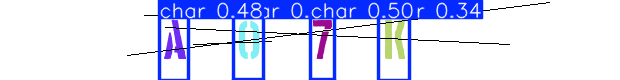
#> input picture inference/inference_001_a07k-0.png, 620 x 80 px
$ python wavelet_visual.py ../inference out
#> lines starting #> are read from the running program, lines starting #| are printed output that depends on the picture
import os
import cv2
import pywt
import numpy as np
import argparse
import matplotlib
matplotlib.use("Agg")   # use non-GUI backend for speed
import matplotlib.pyplot as plt

plt.ioff()  # disable interactive mode for faster saving

# list of wavelets to apply
wavelets = ["haar", "db2", "sym2"]
max_level = 3 # number of decomposition levels

def extract_wavelet_features(arr):
    arr_abs = np.abs(arr)
    return {
        "mean": np.mean(arr),
        "std": np.std(arr),
        "energy": np.sum(np.square(arr)),
        "entropy": -np.sum(np.where(arr_abs > 0, arr_abs * np.log2(arr_abs + 1e-12), 0)),
        "min": np.min(arr),
        "max": np.max(arr),
    }


def wavelet_features(img, wavelet, levels=max_level):
    coeffs = pywt.wavedec2(img, wavelet, level=levels)
    features = {}
    subband_images = []
    for lvl, coeff in enumerate(coeffs):
        if lvl == 0:
            LL = coeff
            stats = extract_wavelet_features(LL)
            for k, v in stats.items():
                features[f"{wavelet}_L{lvl}_LL_{k}"] = v
            subband_images.append(LL)
        else:
            LH, HL, HH = coeff
            subbands = {"LH": LH, "HL": HL, "HH": HH}
            for name, band in subbands.items():
                stats = extract_wavelet_features(band)
                for k, v in stats.items():
                    features[f"{wavelet}_L{lvl}_{name}_{k}"] = v

            # combine subbands for visualization
            top = np.hstack((LH, HL))
            bottom = np.hstack((HH, np.zeros_like(HH)))
            combined = np.vstack((top, bottom))
            subband_images.append(combined)

    return features, subband_images


# function to get wavelet-transformed image
def wavelet_image(img, wavelet):
    coeffs2 = pywt.dwt2(img, wavelet)
    LL, (LH, HL, HH) = coeffs2
    # merge subbands into one visualization image
    top = np.hstack((LL, LH))
    bottom = np.hstack((HL, HH))
    combined = np.vstack((top, bottom))
    combined = cv2.resize(combined, (img.shape[1], img.shape[0]))
    return np.uint8(255 * (combined - combined.min()) / (np.ptp(combined) + 1e-8))

if __name__ == "__main__":
    # read input and output directories from the user
    parser = argparse.ArgumentParser(description="Apply wavelet transforms to images in a folder.")
    parser.add_argument("input_folder", type=str, help="Path to the input folder containing images.")
    parser.add_argument("output_folder", type=str, help="Path to the output folder to save transformed images.")
    args = parser.parse_args()
    input_root = args.input_folder
    output_root = args.output_folder

    labeled_root = os.path.join(output_root, "labeled")
    non_labeled_root = os.path.join(output_root, "non-labeled")
    feature_file = os.path.join(output_root, "wavelet_features.csv")
    os.makedirs(labeled_root, exist_ok=True)
    os.makedirs(non_labeled_root, exist_ok=True)

    img_count = 0
    all_features = []

    for root, dirs, files in os.walk(input_root):
        rel_path = os.path.relpath(root, input_root)
        labeled_dir = os.path.join(labeled_root, rel_path)
        non_labeled_dir = os.path.join(non_labeled_root, rel_path)
        os.makedirs(labeled_dir, exist_ok=True)
        os.makedirs(non_labeled_dir, exist_ok=True)

        for fname in files:
            if not fname.lower().endswith((".png", ".jpg", ".jpeg", ".bmp")):
                continue
            in_path = os.path.join(root, fname)
            img = cv2.imread(in_path, cv2.IMREAD_GRAYSCALE)
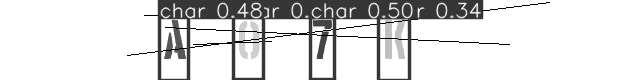
#> img: shape (80, 620); min 0, max 255, mean 218.2
            if img is None:
                continue

            img_features = {"filename": fname}
            transformed_all = []

            # collect individual subband images for detailed visualization
            all_subband_images = []
            all_subband_titles = []

            # process each wavelet
            for w in wavelets:
                feats, subband_imgs = wavelet_features(img, w, levels=max_level)
                img_features.update(feats)

                # collect individual subbands for this wavelet
                wavelet_subbands = []
                wavelet_titles = []

                # Get individual subbands from the coefficients
                coeffs = pywt.wavedec2(img, w, level=max_level)
                for lvl, coeff in enumerate(coeffs):
                    if lvl == 0:
                        # LL subband (approximation)
                        LL = coeff
                        LL_norm = np.uint8(255 * (LL - LL.min()) / (np.ptp(LL) + 1e-8))
                        wavelet_subbands.append(LL_norm)
                        wavelet_titles.append(f"{w} L{lvl} LL")
                    else:
                        # Detail subbands
                        LH, HL, HH = coeff
                        for name, band in [("LH", LH), ("HL", HL), ("HH", HH)]:
                            band_norm = np.uint8(255 * (band - band.min()) / (np.ptp(band) + 1e-8))
                            wavelet_subbands.append(band_norm)
                            wavelet_titles.append(f"{w} L{lvl} {name}")

                all_subband_images.append(wavelet_subbands)
                all_subband_titles.append(wavelet_titles)

                # stack all level images vertically for visualization (for non-labeled output)
                vis_bands = []
                for sb in subband_imgs:
                    sb_norm = np.uint8(255 * (sb - sb.min()) / (np.ptp(sb) + 1e-8))
                    sb_resized = cv2.resize(sb_norm, (img.shape[1], img.shape[0]))  # match original height
                    vis_bands.append(sb_resized)
                combined_wavelet = np.vstack(vis_bands)

                # **Resize combined_wavelet to original height**
                combined_wavelet_resized = cv2.resize(combined_wavelet, (img.shape[1], img.shape[0]))
                transformed_all.append(combined_wavelet_resized)
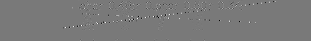
#> band: shape (41, 311) float64; min -168.9, max 184.6, mean 0; drawn with min black and max white
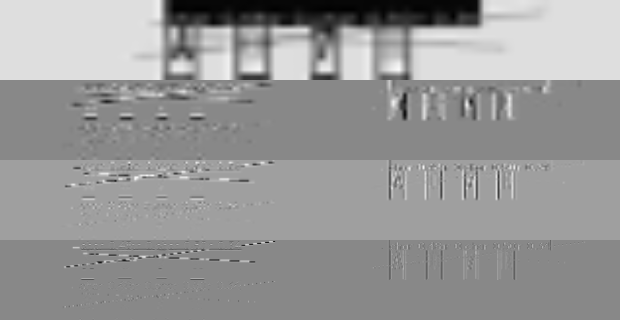
#> combined_wavelet: shape (320, 620); min 1, max 251, mean 151.4
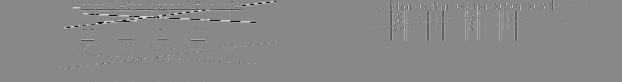
#> sb: shape (82, 622) float64; min -345.2, max 298.5, mean -0.2; drawn with min black and max white
#> after the loop, all_subband_images = 3 items; all_subband_titles = 3 items; img_features = 181 items; transformed_all = 3 items

            all_features.append(img_features)

            combined = np.hstack([img] + transformed_all)
            out_path = os.path.join(non_labeled_dir, fname)
            cv2.imwrite(out_path, combined)

            # labeled visualization for first few images
            if img_count < 5:
                # Calculate grid dimensions
                max_cols = 5

                # Prepare all images to display
                display_images = []
                display_titles = []

                # First row: original image (centered)
                display_images.append([img])
                display_titles.append(["Original"])

                # Add wavelet subbands row by row
                for wavelet_idx, (subbands, titles) in enumerate(zip(all_subband_images, all_subband_titles)):
                    # Split subbands into rows of max 8 columns
                    for i in range(0, len(subbands), max_cols):
                        row_images = subbands[i:i+max_cols]
                        row_titles = titles[i:i+max_cols]
                        display_images.append(row_images)
                        display_titles.append(row_titles)
#> this loop made 3 passes
#> after the loop, display_images = 7 items; display_titles = 7 items

                # Calculate total rows and max columns needed
                total_rows = len(display_images)
#> total_rows = 7
                max_cols_actual = max(len(row) for row in display_images)
#> max_cols_actual = 5

                fig, axes = plt.subplots(total_rows, max_cols_actual, figsize=(2*max_cols_actual, 2*total_rows))
                fig.suptitle(f"Wavelet Multi-level Results - {fname}", fontsize=14, fontweight="bold")

                # Handle single row case
                if total_rows == 1:
                    axes = [axes]
                if max_cols_actual == 1:
                    axes = [[ax] for ax in axes]

                # Display images
                for row_idx, (row_images, row_titles) in enumerate(zip(display_images, display_titles)):
                    for col_idx in range(max_cols_actual):
                        if col_idx < len(row_images):
                            axes[row_idx][col_idx].imshow(row_images[col_idx], cmap="gray")
                            axes[row_idx][col_idx].set_title(row_titles[col_idx], fontsize=8)
                        axes[row_idx][col_idx].axis("off")
#> this loop made 7 passes
#> row_titles on pass 1: ['Original']

                plt.tight_layout()
                labeled_out_path = os.path.join(labeled_dir, f"labeled_{fname}")
                plt.savefig(labeled_out_path, dpi=150, bbox_inches="tight")
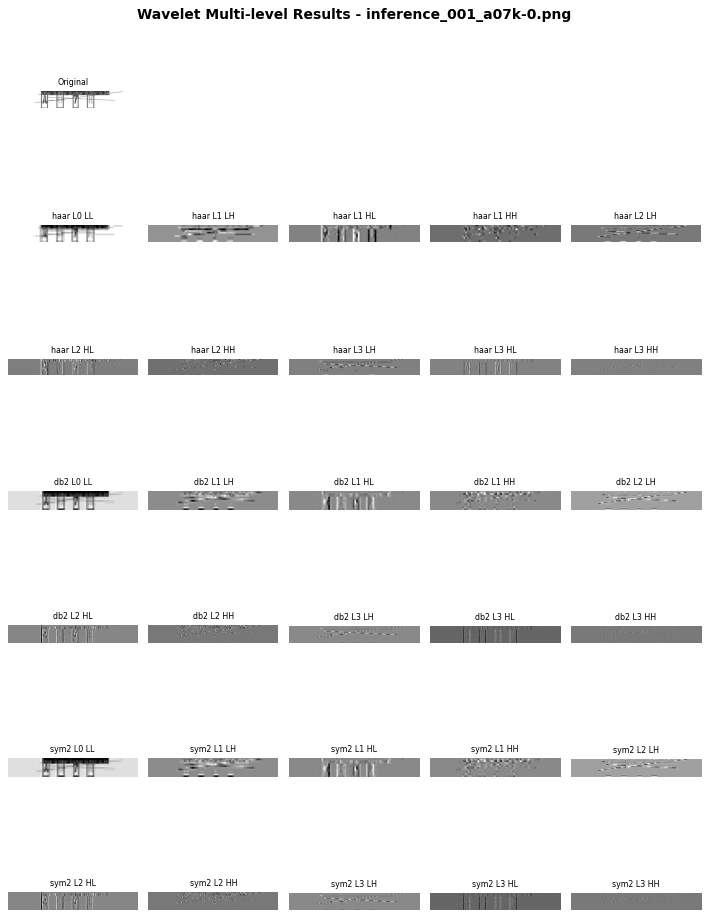
#> figure drawn by matplotlib, 31 panels
                plt.close(fig)

            img_count += 1

    import pandas as pd
    df = pd.DataFrame(all_features)
    df.to_csv(feature_file, index=False)

    print("✅ Done! Output saved in:")
    print("   📁 Labeled:", labeled_root)
    print("   📁 Non-labeled:", non_labeled_root)
    print("   📄 Features CSV:", feature_file)

$ run again, on inference/inference_004_to2xi-0.png
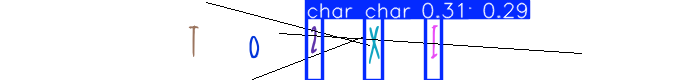
#> input picture inference/inference_004_to2xi-0.png, 675 x 80 px
#> after the loop `for w in wavelets:`:
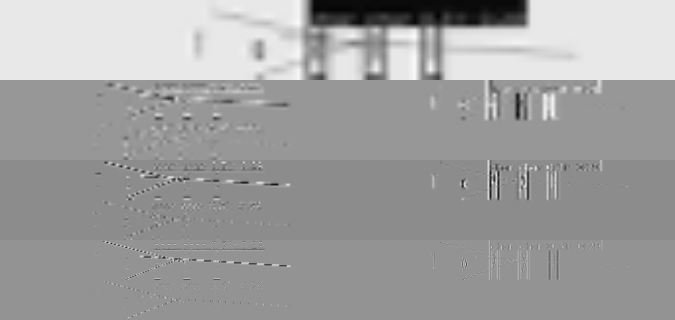
#> combined_wavelet: shape (320, 675); min 1, max 252, mean 160
#> after the loop `for w in wavelets:`:
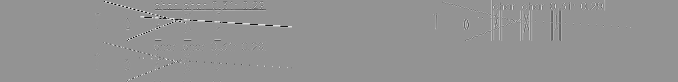
#> sb: shape (82, 678) float64; min -345.2, max 249.6, mean 0; drawn with min black and max white
#> after the loop `for w in wavelets:`: all_subband_images = 3 items; img_features = 181 items; transformed_all = 3 items
#> the loop `for wavelet_idx, (subbands, titles) in enumerate(zip(all_subband_image..` made 3 passes
#> after the loop `for wavelet_idx, (subbands, titles) in enumerate(zip(all_subband_image..`: display_images = 7 items
#> total_rows = 7
#> max_cols_actual = 5
#> the loop `for row_idx, (row_images, row_titles) in enumerate(zip(display_images,..` made 7 passes
#> row_titles on pass 1: ['Original']
#> df = table of 1 rows and 181 columns

$ run again, on inference/inference_005_xjgk68-0.png
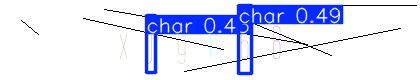
#> input picture inference/inference_005_xjgk68-0.png, 420 x 80 px
#> after the loop `for w in wavelets:`:
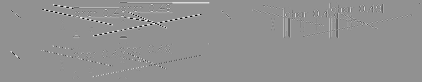
#> sb: shape (82, 422) float64; min -345.2, max 261.3, mean 0.6; drawn with min black and max white
#> after the loop `for w in wavelets:`: all_subband_images = 3 items; img_features = 181 items; transformed_all = 3 items
#> `combined = np.hstack([img] + transformed_all)`:
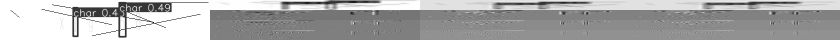
#> combined: shape (80, 1680) (shown at 1/2 size); min 0, max 255, mean 170
#> the loop `for wavelet_idx, (subbands, titles) in enumerate(zip(all_subband_image..` made 3 passes
#> after the loop `for wavelet_idx, (subbands, titles) in enumerate(zip(all_subband_image..`: display_images = 7 items
#> total_rows = 7
#> max_cols_actual = 5
#> the loop `for row_idx, (row_images, row_titles) in enumerate(zip(display_images,..` made 7 passes
#> row_titles on pass 1: ['Original']
#> df = table of 1 rows and 181 columns
